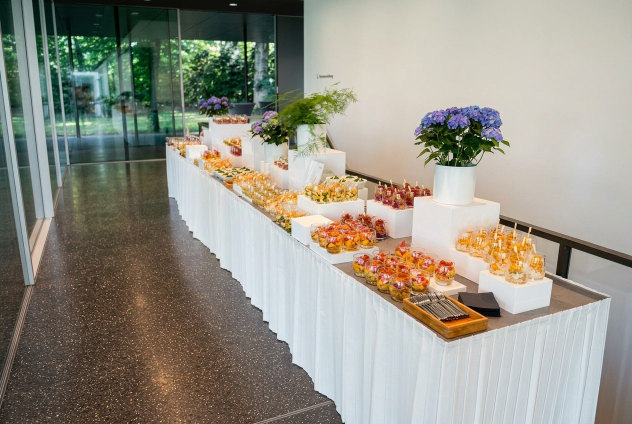
#> input picture assets/img/catering-buffet.jpg, 1264 x 848 px (shown at 1/2 size); its folder holds 4 pictures in this run
$ python webp.py
#> lines starting #> are read from the running program, lines starting #| are printed output that depends on the picture
"""assets/img/**.jpg → .webp (+ -800.webp для широких). Запускать после любой замены фото."""
import glob
from PIL import Image
for f in sorted(glob.glob("assets/img/**/*.jpg", recursive=True)):
    im = Image.open(f).convert("RGB"); base = f[:-4]
#> further down, im is the input picture: PIL image 1264x848 RGB; mean R, G, B 150.4, 147.5, 135.7
    im.save(base + ".webp", "WEBP", quality=80, method=6)
    if im.width > 1000 and not base.endswith("-s"):
        s = im.copy(); s.thumbnail((800, 10000), Image.LANCZOS); s.save(base + "-800.webp", "WEBP", quality=78, method=6)
#> after `s.thumbnail((800, 10000), Image.LANCZOS)`:
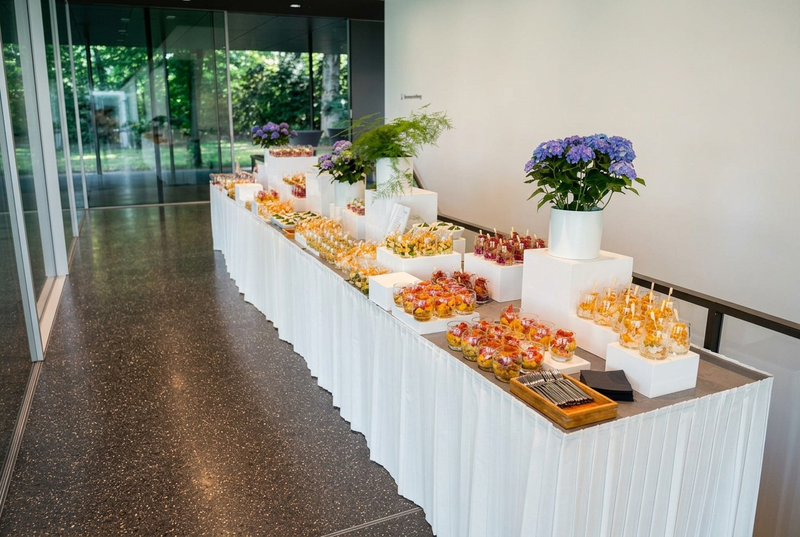
#> s: PIL image 800x537 RGB; mean R, G, B 150.4, 147.5, 135.7
#> pass 2 of the loop `for f in sorted(glob.glob("assets/img/**/*.jpg", recursive=True)):`:
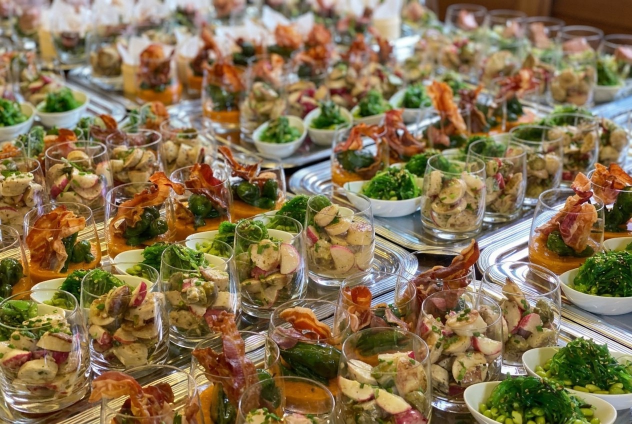
#> input picture assets/img/catering-fingerfood.jpg, 1264 x 848 px (shown at 1/2 size)
#> im is the input picture: PIL image 1264x848 RGB; mean R, G, B 134, 113.9, 80.4
#> `s.thumbnail((800, 10000), Image.LANCZOS)`:
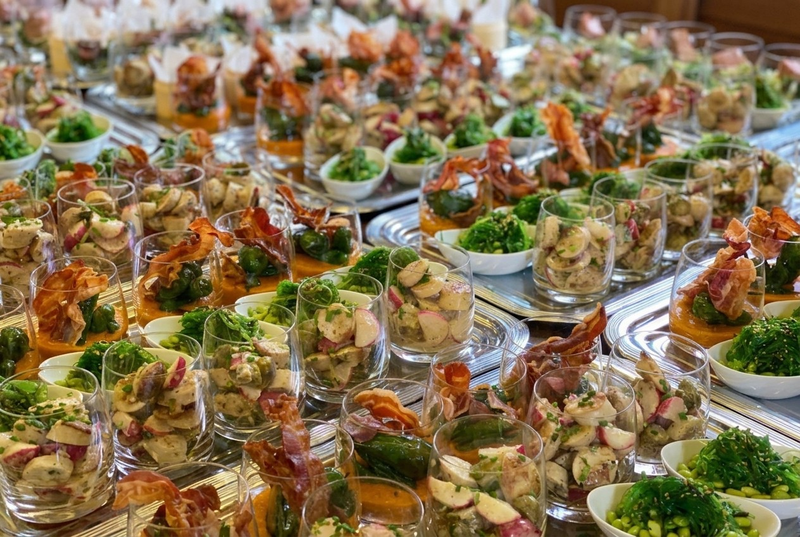
#> s: PIL image 800x537 RGB; mean R, G, B 134, 113.9, 80.4
#> pass 3 of the loop `for f in sorted(glob.glob("assets/img/**/*.jpg", recursive=True)):`:
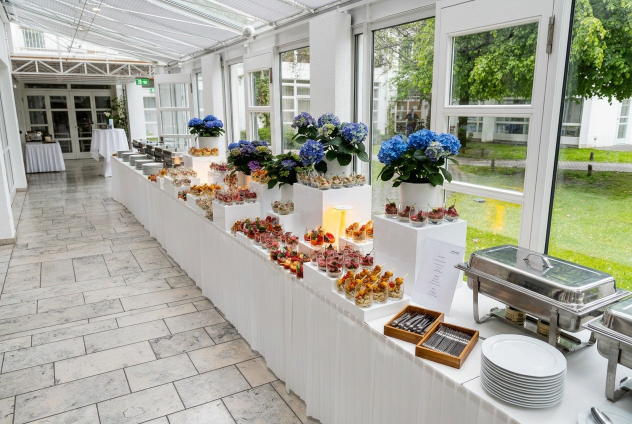
#> input picture assets/img/catering-wintergarten.jpg, 1264 x 848 px (shown at 1/2 size)
#> im is the input picture: PIL image 1264x848 RGB; mean R, G, B 165.9, 165.8, 153.6
#> `s.thumbnail((800, 10000), Image.LANCZOS)`:
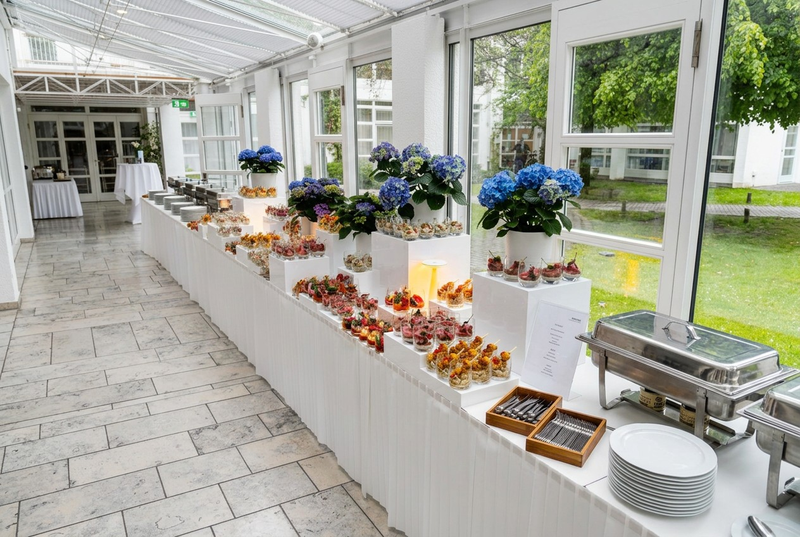
#> s: PIL image 800x537 RGB; mean R, G, B 165.9, 165.8, 153.6
#> the loop made 4 passes; the first 3 are shown
